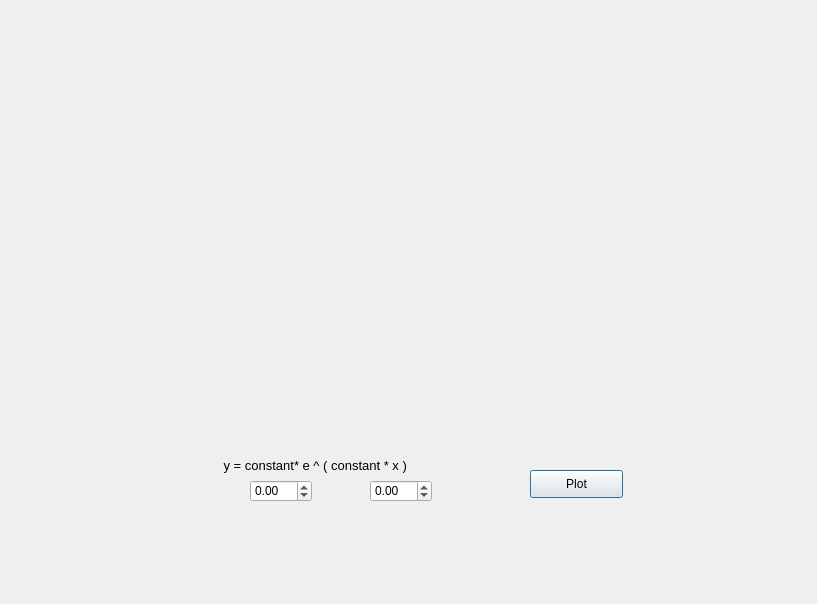
<?xml version="1.0" encoding="UTF-8"?>
<ui version="4.0">
 <class>expo</class>
 <widget class="QDialog" name="expo">
  <property name="geometry">
   <rect>
    <x>0</x>
    <y>0</y>
    <width>817</width>
    <height>604</height>
   </rect>
  </property>
  <property name="windowTitle">
   <string>Dialog</string>
  </property>
  <widget class="QDoubleSpinBox" name="b_1">
   <property name="geometry">
    <rect>
     <x>370</x>
     <y>480</y>
     <width>62</width>
     <height>22</height>
    </rect>
   </property>
   <property name="minimum">
    <double>-99.000000000000000</double>
   </property>
  </widget>
  <widget class="QPushButton" name="plot_btn">
   <property name="geometry">
    <rect>
     <x>530</x>
     <y>470</y>
     <width>93</width>
     <height>28</height>
    </rect>
   </property>
   <property name="text">
    <string>Plot</string>
   </property>
  </widget>
  <widget class="QCustomPlot" name="plot" native="true">
   <property name="geometry">
    <rect>
     <x>120</x>
     <y>90</y>
     <width>491</width>
     <height>331</height>
    </rect>
   </property>
  </widget>
  <widget class="QLabel" name="label">
   <property name="geometry">
    <rect>
     <x>220</x>
     <y>450</y>
     <width>331</width>
     <height>31</height>
    </rect>
   </property>
   <property name="font">
    <font>
     <pointsize>10</pointsize>
    </font>
   </property>
   <property name="text">
    <string> y = constant* e ^ ( constant * x )</string>
   </property>
  </widget>
  <widget class="QDoubleSpinBox" name="a_1">
   <property name="geometry">
    <rect>
     <x>250</x>
     <y>480</y>
     <width>62</width>
     <height>22</height>
    </rect>
   </property>
   <property name="minimum">
    <double>-99.000000000000000</double>
   </property>
  </widget>
 </widget>
 <customwidgets>
  <customwidget>
   <class>QCustomPlot</class>
   <extends>QWidget</extends>
   <header>qcustomplot.h</header>
   <container>1</container>
  </customwidget>
 </customwidgets>
 <resources/>
 <connections/>
</ui>
